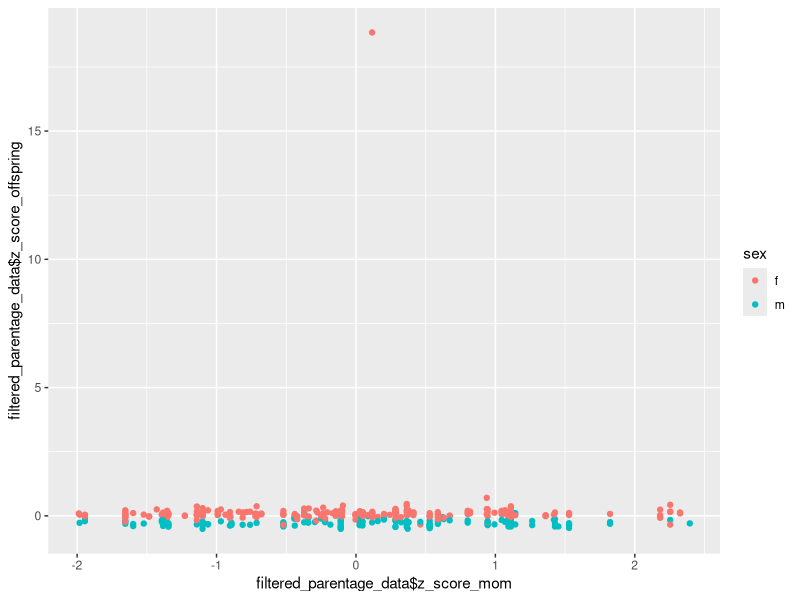
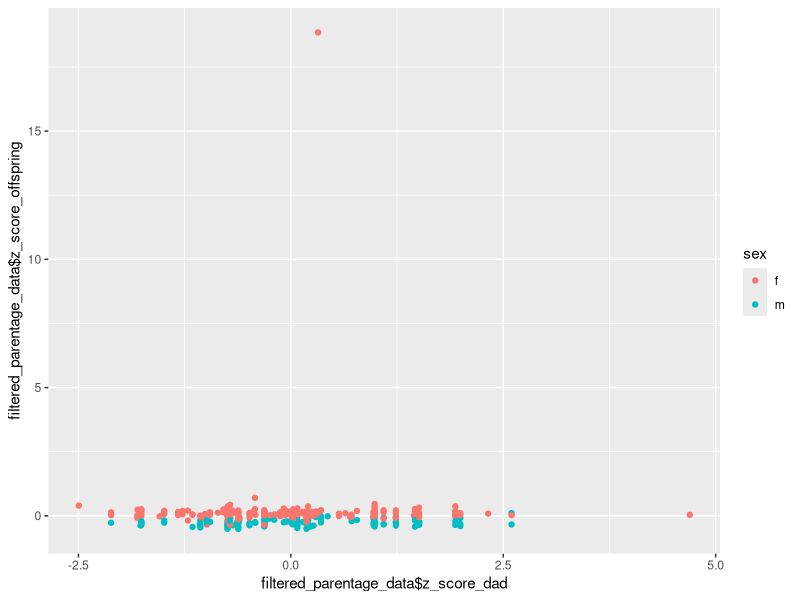

Write the R code that produced these figures, in order.
#Mini project week 8

library(tidyverse)
library(dplyr)

parentage_data <- read.csv("data_8/parentage_with_phenotypes_CSV.csv")


##Filtering the data
filtered_parentage_data <- parentage_data %>%
  select(sex, length, depth, sex.1, length.1, depth.1, sex.2, length.2, depth.2) %>%
  filter(sex == "m" | sex== "f") %>%    #Filtering out NAs and blanks by selecting sex columns only with m or f 
  filter(sex.1 == "m" | sex.1 =="f") %>% 
  filter(sex.2 =="m" | sex.2 == "f") %>% 
  mutate(LD_ratio = length/depth) %>%      #creating length:depth ratio columns for offspring and parents
  mutate(LD.1_ratio = length.1/depth.1) %>% 
  mutate(LD.2_ratio = length.2/depth.2) %>% 
  na.omit()
na.fail(filtered_parentage_data)


head(filtered_parentage_data)
View(filtered_parentage_data)


##Calculating z-scores for parents and offspring
  #standard deviations
sd_dad <- sd(filtered_parentage_data$LD.1_ratio)
sd_mom <- sd(filtered_parentage_data$LD.2_ratio)
sd_offspring <- sd(filtered_parentage_data$LD_ratio)  

  #means
mean_dad <- as.numeric(mean(filtered_parentage_data$LD.1_ratio))
mean_mom <- as.numeric(mean(filtered_parentage_data$LD.2_ratio))
mean_offspring <- as.numeric(mean(filtered_parentage_data$LD_ratio))

  #z-scores
    #dad
for (i in seq(1, length(filtered_parentage_data$LD.1_ratio))) {
  z_score_dad <- (filtered_parentage_data$LD.1_ratio[i] - mean_dad)/ sd_dad
  filtered_parentage_data$z_score_dad[i] <- as.numeric(z_score_dad)
  
}
    #double check that it worked properly:
head(filtered_parentage_data$z_score_dad)
(filtered_parentage_data$LD.1_ratio[1] - mean_dad)/sd_dad 


    #mom
for (i in seq(1, length(filtered_parentage_data$LD.2_ratio))) {
  z_score_mom <- (filtered_parentage_data$LD.2_ratio[i] - mean_mom)/ sd_mom 
  filtered_parentage_data$z_score_mom[i] <- as.numeric(z_score_mom)
  
}
head(filtered_parentage_data$z_score_mom)


    #offspring
for (i in seq(1, length(filtered_parentage_data$LD_ratio))) {
  z_score_offspring <- (filtered_parentage_data$LD_ratio[i] - mean_offspring)/ sd_offspring
  filtered_parentage_data$z_score_offspring[i] <- as.numeric(z_score_offspring)
  
}
head(filtered_parentage_data$z_score_offspring)

##graphing z-scores to compare between offspring and each parent
    #mom and offspring
ggplot(data = filtered_parentage_data) +
  geom_point(mapping = aes(x = filtered_parentage_data$z_score_mom, y = filtered_parentage_data$z_score_offspring, color = sex))

  #dad and offspring
ggplot(data = filtered_parentage_data) +
  geom_point(mapping = aes(x = filtered_parentage_data$z_score_dad, y = filtered_parentage_data$z_score_offspring, color = sex))
